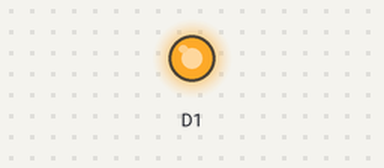
Recording of a sketch running on a simulated ESP8266 (NodeMCU). Parts: output pins drawn as LEDs (lit = HIGH).

Above: at 0.05 s.
At 1.3 s:
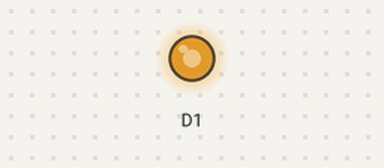
At 2.6 s:
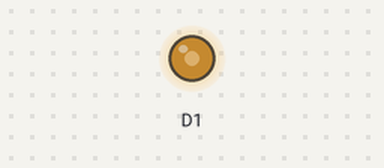
At 5.2 s:
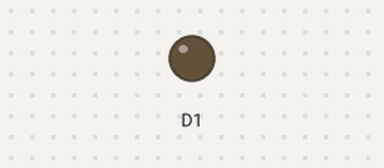
Timing chart, 0 to 6.8 s (numbered marks = the images above):
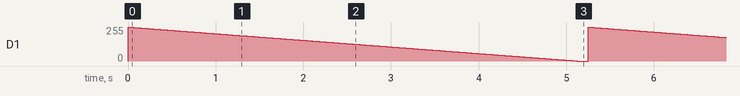

The sketch:

final_ch1_4.ino
```cpp
int fadevalue = 1023;

void setup() {
  pinMode(D1, OUTPUT);
}

void loop() {
  analogWrite(D1, fadevalue);

  if (fadevalue > 0)
    fadevalue--;
  else {
    fadevalue = 1023;
    delay(100);
  }

  delay(5);
}
```

Measured:
- by itself, D1: ramps from 254/255 to 0/255 and jumps back, once every 5.2 s
